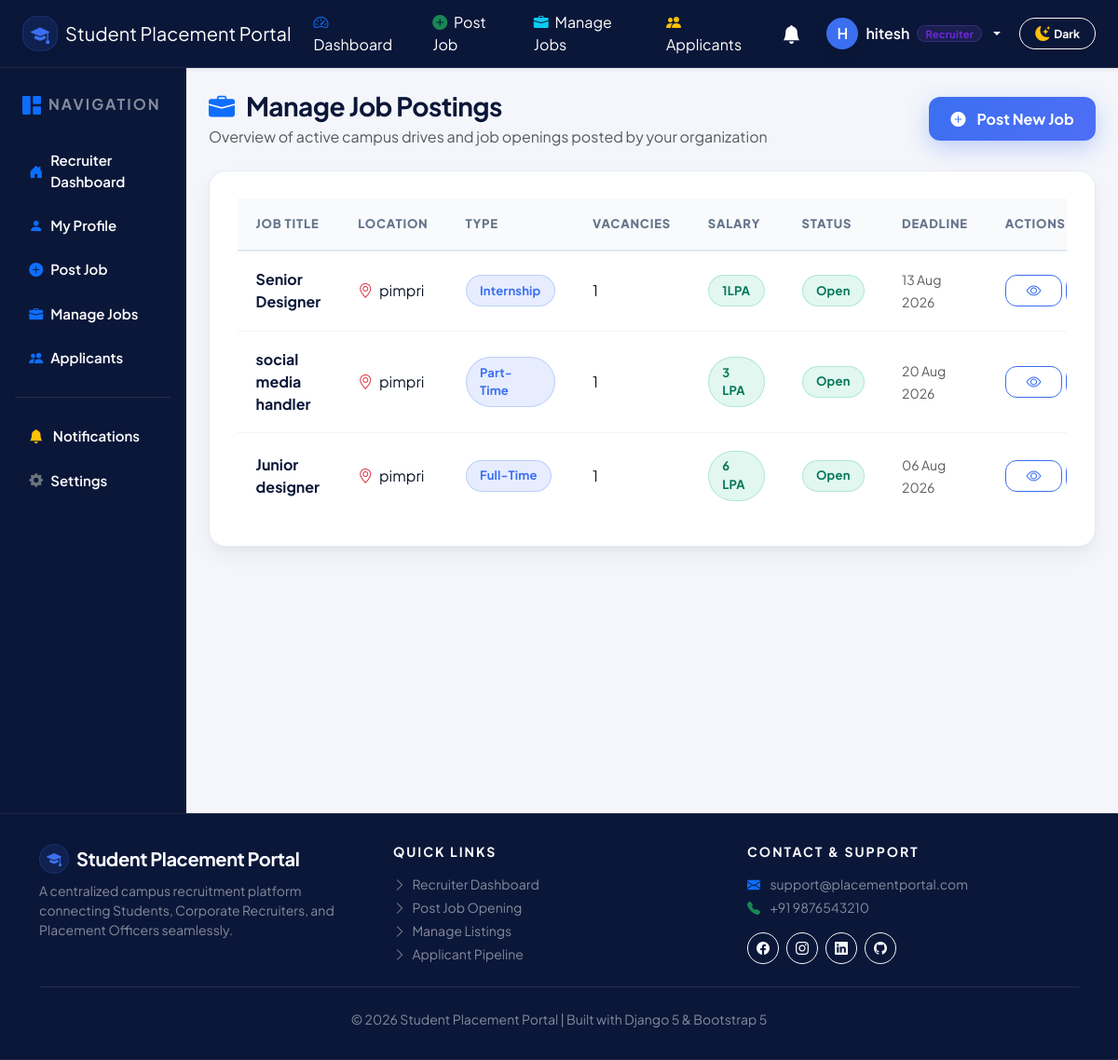
Before: /jobs/manage/ (signed in) with the older database file.
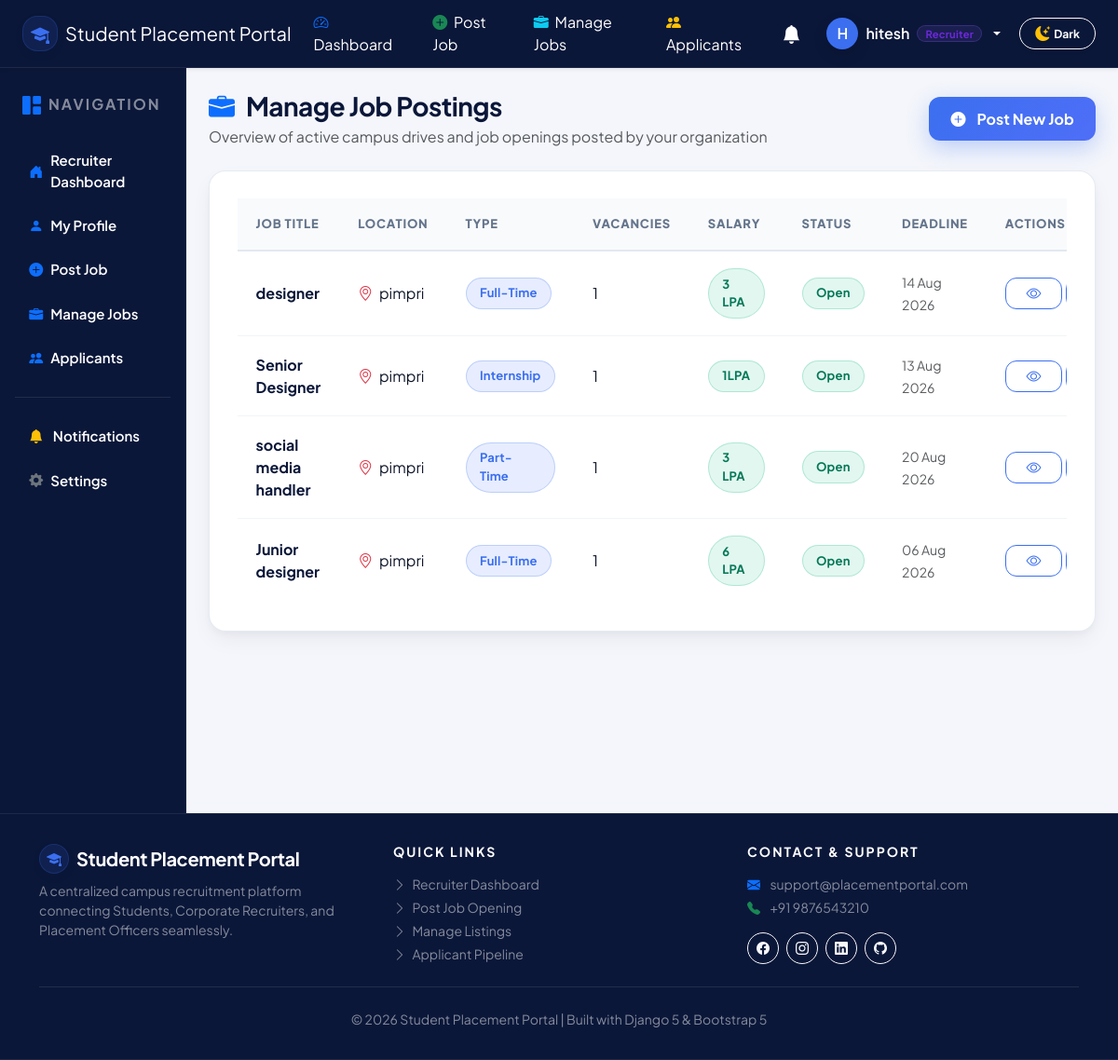
After: the same page with the newer database file.
### jobs/models.py (models this page shows, shortened)
class Job(models.Model):
    JOB_TYPE_CHOICES = (
        ('Full-Time', 'Full-Time'),
        ('Part-Time', 'Part-Time'),
        ('Internship', 'Internship'),
        ('Contract', 'Contract'),
    )
    EXPERIENCE_CHOICES = (
        ('Fresher', 'Fresher'),
        ('0-1 Years', '0-1 Years'),
        ('1-3 Years', '1-3 Years'),
        ('3-5 Years', '3-5 Years'),
        ('5+ Years', '5+ Years'),
    )
    STATUS_CHOICES = (
        ('Open', 'Open'),
        ('Closed', 'Closed'),
    )
    company = models.ForeignKey(
        Company,
        on_delete=models.CASCADE,
        related_name='jobs'
    )
    recruiter = models.ForeignKey(
        settings.AUTH_USER_MODEL,
        on_delete=models.CASCADE,
        related_name='posted_jobs'
    )
    job_title = models.CharField(max_length=150)
    job_description = models.TextField()
    required_skills = models.TextField(
        help_text="Separate skills using commas"
    )
    qualification = models.CharField(max_length=150)
    experience = models.CharField(
        max_length=20,
        choices=EXPERIENCE_CHOICES,
        default='Fresher'
    )
    job_type = models.CharField(
        max_length=20,
        choices=JOB_TYPE_CHOICES
    )
    location = models.CharField(max_length=150)
    salary = models.CharField(max_length=100)
    vacancies = models.PositiveIntegerField(default=1)
    application_deadline = models.DateField()
    target_branches = models.CharField(
        max_length=255,
        default='ALL',
        help_text="Target branches for job posting (e.g. CO,IT,AIML or ALL)"
    )
    status = models.CharField(
        max_length=10,
        choices=STATUS_CHOICES,
        default='Open'
    )
    created_at = models.DateTimeField(auto_now_add=True)
    updated_at = models.DateTimeField(auto_now=True)
    class Meta:
        ordering = ['-created_at']

### jobs/views.py (the view)
@login_required
def manage_jobs(request):
    recruiter = get_object_or_404(
        RecruiterProfile,
        user=request.user
    )
    jobs = Job.objects.filter(
        company=recruiter.company
    ).order_by("-created_at")
    return render(
        request,
        "jobs/manage_jobs.html",
        {
            "jobs": jobs
        }
    )

### jobs/templates/jobs/manage_jobs.html (shortened to what this page needs)
{% extends 'base.html' %}
{% block content %}
<div class="row">
    <div class="col-12 mb-4">
        <div class="d-flex align-items-center justify-content-between flex-wrap gap-2">
            <div>
                <h3 class="fw-bold mb-1" style="color: var(--spp-navy);"><i class="bi bi-briefcase-fill text-primary me-2"></i> Manage Job Postings</h3>
                <p class="text-muted mb-0">Overview of active campus drives and job openings posted by your organization</p>
            </div>
            <a href="{% url 'jobs:add_job' %}" class="btn-spp-primary">
                <i class="bi bi-plus-circle-fill me-1"></i> Post New Job
            </a>
        </div>
    </div>
</div>
<div class="spp-card">
    {% if jobs %}
        <div class="table-responsive">
            <table class="spp-table">
                <thead>
                    <tr>
                        <th>Job Title</th>
                        <th>Location</th>
                        <th>Type</th>
                        <th>Vacancies</th>
                        <th>Salary</th>
                        <th>Status</th>
                        <th>Deadline</th>
                        <th>Actions</th>
                    </tr>
                </thead>
                <tbody>
                    {% for job in jobs %}
                        <tr>
                            <td><strong class="fs-6" style="color: var(--spp-navy);">{{ job.job_title }}</strong></td>
                            <td><i class="bi bi-geo-alt text-danger me-1"></i> {{ job.location }}</td>
                            <td><span class="spp-pill blue">{{ job.job_type }}</span></td>
                            <td>{{ job.vacancies }}</td>
                            <td><span class="spp-pill green fw-bold">{{ job.salary }}</span></td>
                            <td>
                                {% if job.status == "Open" %}
                                    <span class="spp-pill green">Open</span>
                                {% else %}
                                    <span class="spp-pill red">Closed</span>
                                {% endif %}
                            </td>
                            <td><small class="text-muted">{{ job.application_deadline|date:"d M Y"|default:job.application_deadline }}</small></td>
                            <td>
                                <div class="d-flex gap-1">
                                    <a href="{% url 'jobs:job_detail' job.id %}" class="btn-spp-outline py-1 px-2.5 fs-7" title="View">
                                        <i class="bi bi-eye"></i>
                                    </a>
                                </div>
                            </td>
                        </tr>
                    {% endfor %}
                </tbody>
            </table>
        </div>
    {% endif %}
</div>
{% endblock %}

Changed rows visible on the page:
added Job: job_title "designer", location "pimpri", job_type "Full-Time", vacancies "1", salary "3 LPA", status "Open", application_deadline "14 Aug 2026"
